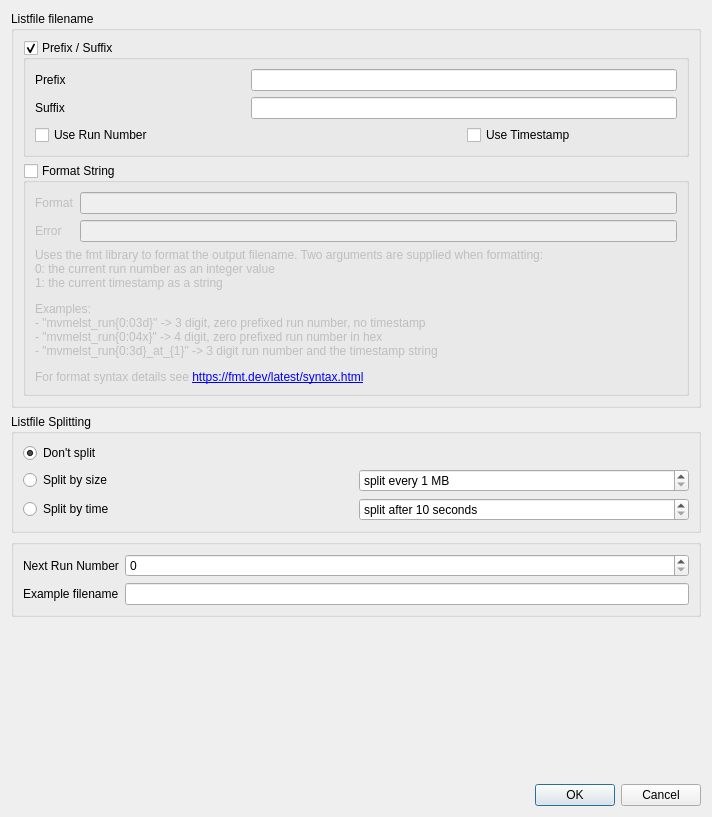
<?xml version="1.0" encoding="UTF-8"?>
<ui version="4.0">
 <class>DaqRunSettingsDialog</class>
 <widget class="QDialog" name="DaqRunSettingsDialog">
  <property name="geometry">
   <rect>
    <x>0</x>
    <y>0</y>
    <width>712</width>
    <height>817</height>
   </rect>
  </property>
  <property name="minimumSize">
   <size>
    <width>600</width>
    <height>0</height>
   </size>
  </property>
  <property name="windowTitle">
   <string>Dialog</string>
  </property>
  <layout class="QVBoxLayout" name="verticalLayout_2" stretch="0,0,0,1,0">
   <item>
    <widget class="QGroupBox" name="groupBox_4">
     <property name="title">
      <string>Listfile filename</string>
     </property>
     <layout class="QVBoxLayout" name="verticalLayout">
      <item>
       <widget class="QGroupBox" name="gb_prefixSuffix">
        <property name="title">
         <string>Prefix / Suffix</string>
        </property>
        <property name="checkable">
         <bool>true</bool>
        </property>
        <layout class="QGridLayout" name="gridLayout_2">
         <item row="0" column="0">
          <widget class="QLabel" name="label">
           <property name="text">
            <string>Prefix</string>
           </property>
          </widget>
         </item>
         <item row="2" column="0" colspan="2">
          <widget class="QCheckBox" name="cb_useRunNumber">
           <property name="text">
            <string>Use Run Number</string>
           </property>
          </widget>
         </item>
         <item row="1" column="0">
          <widget class="QLabel" name="label_2">
           <property name="text">
            <string>Suffix</string>
           </property>
          </widget>
         </item>
         <item row="2" column="2">
          <widget class="QCheckBox" name="cb_useTimestamp">
           <property name="text">
            <string>Use Timestamp</string>
           </property>
          </widget>
         </item>
         <item row="0" column="1" colspan="2">
          <widget class="QLineEdit" name="le_prefix"/>
         </item>
         <item row="1" column="1" colspan="2">
          <widget class="QLineEdit" name="le_suffix"/>
         </item>
        </layout>
       </widget>
      </item>
      <item>
       <widget class="QGroupBox" name="gb_formatString">
        <property name="title">
         <string>Format String</string>
        </property>
        <property name="checkable">
         <bool>true</bool>
        </property>
        <property name="checked">
         <bool>false</bool>
        </property>
        <layout class="QFormLayout" name="formLayout_3">
         <item row="0" column="0">
          <widget class="QLabel" name="label_4">
           <property name="text">
            <string>Format</string>
           </property>
          </widget>
         </item>
         <item row="0" column="1">
          <widget class="QLineEdit" name="le_formatString"/>
         </item>
         <item row="1" column="0">
          <widget class="QLabel" name="label_5">
           <property name="text">
            <string>Error</string>
           </property>
          </widget>
         </item>
         <item row="1" column="1">
          <widget class="QLineEdit" name="le_formatError">
           <property name="palette">
            <palette>
             <active>
              <colorrole role="Text">
               <brush brushstyle="SolidPattern">
                <color alpha="255">
                 <red>237</red>
                 <green>51</green>
                 <blue>59</blue>
                </color>
               </brush>
              </colorrole>
              <colorrole role="PlaceholderText">
               <brush brushstyle="SolidPattern">
                <color alpha="128">
                 <red>237</red>
                 <green>51</green>
                 <blue>59</blue>
                </color>
               </brush>
              </colorrole>
             </active>
             <inactive>
              <colorrole role="Text">
               <brush brushstyle="SolidPattern">
                <color alpha="255">
                 <red>237</red>
                 <green>51</green>
                 <blue>59</blue>
                </color>
               </brush>
              </colorrole>
              <colorrole role="PlaceholderText">
               <brush brushstyle="SolidPattern">
                <color alpha="128">
                 <red>237</red>
                 <green>51</green>
                 <blue>59</blue>
                </color>
               </brush>
              </colorrole>
             </inactive>
             <disabled>
              <colorrole role="Text">
               <brush brushstyle="SolidPattern">
                <color alpha="255">
                 <red>190</red>
                 <green>190</green>
                 <blue>190</blue>
                </color>
               </brush>
              </colorrole>
              <colorrole role="PlaceholderText">
               <brush brushstyle="SolidPattern">
                <color alpha="128">
                 <red>0</red>
                 <green>0</green>
                 <blue>0</blue>
                </color>
               </brush>
              </colorrole>
             </disabled>
            </palette>
           </property>
           <property name="readOnly">
            <bool>true</bool>
           </property>
          </widget>
         </item>
         <item row="2" column="0" colspan="2">
          <widget class="QLabel" name="label_3">
           <property name="text">
            <string>&lt;html&gt;&lt;head/&gt;&lt;body&gt;&lt;p&gt;Uses the fmt library to format the output filename. Two arguments are supplied when formatting:&lt;br/&gt;0: the current run number as an integer value&lt;br/&gt;1: the current timestamp as a string &lt;/p&gt;&lt;p&gt;Examples:&lt;br/&gt;- &amp;quot;mvmelst_run{0:03d}&amp;quot; -&amp;gt; 3 digit, zero prefixed run number, no timestamp&lt;br/&gt;- &amp;quot;mvmelst_run{0:04x}&amp;quot; -&amp;gt; 4 digit, zero prefixed run number in hex&lt;br/&gt;- &amp;quot;mvmelst_run{0:3d}_at_{1}&amp;quot; -&amp;gt; 3 digit run number and the timestamp string&lt;/p&gt;&lt;p&gt;For format syntax details see &lt;a href=&quot;https://fmt.dev/latest/syntax.html&quot;&gt;&lt;span style=&quot; text-decoration: underline; color:#0000ff;&quot;&gt;https://fmt.dev/latest/syntax.html&lt;/span&gt;&lt;/a&gt;&lt;/p&gt;&lt;/body&gt;&lt;/html&gt;</string>
           </property>
           <property name="textFormat">
            <enum>Qt::RichText</enum>
           </property>
           <property name="wordWrap">
            <bool>true</bool>
           </property>
           <property name="openExternalLinks">
            <bool>true</bool>
           </property>
           <property name="textInteractionFlags">
            <set>Qt::LinksAccessibleByMouse|Qt::TextSelectableByMouse</set>
           </property>
          </widget>
         </item>
        </layout>
       </widget>
      </item>
     </layout>
    </widget>
   </item>
   <item>
    <widget class="QGroupBox" name="gb_splitting">
     <property name="title">
      <string>Listfile Splitting</string>
     </property>
     <layout class="QGridLayout" name="gridLayout">
      <item row="0" column="0">
       <widget class="QRadioButton" name="rb_dontSplit">
        <property name="text">
         <string>Don't split</string>
        </property>
        <property name="checked">
         <bool>true</bool>
        </property>
       </widget>
      </item>
      <item row="1" column="0">
       <widget class="QRadioButton" name="rb_splitBySize">
        <property name="text">
         <string>Split by size</string>
        </property>
       </widget>
      </item>
      <item row="1" column="1">
       <widget class="QSpinBox" name="spin_splitSize">
        <property name="suffix">
         <string> MB</string>
        </property>
        <property name="prefix">
         <string>split every </string>
        </property>
        <property name="minimum">
         <number>1</number>
        </property>
        <property name="maximum">
         <number>999999999</number>
        </property>
       </widget>
      </item>
      <item row="2" column="0">
       <widget class="QRadioButton" name="rb_splitByTime">
        <property name="text">
         <string>Split by time</string>
        </property>
       </widget>
      </item>
      <item row="2" column="1">
       <widget class="QSpinBox" name="spin_splitTime">
        <property name="suffix">
         <string> seconds</string>
        </property>
        <property name="prefix">
         <string>split after </string>
        </property>
        <property name="minimum">
         <number>10</number>
        </property>
        <property name="maximum">
         <number>999999999</number>
        </property>
       </widget>
      </item>
     </layout>
    </widget>
   </item>
   <item>
    <widget class="QGroupBox" name="groupBox_5">
     <property name="title">
      <string/>
     </property>
     <layout class="QFormLayout" name="formLayout_4">
      <item row="0" column="0">
       <widget class="QLabel" name="label_7">
        <property name="text">
         <string>Next Run Number</string>
        </property>
       </widget>
      </item>
      <item row="0" column="1">
       <widget class="QSpinBox" name="spin_runNumber">
        <property name="maximum">
         <number>999999999</number>
        </property>
       </widget>
      </item>
      <item row="1" column="0">
       <widget class="QLabel" name="label_6">
        <property name="text">
         <string>Example filename</string>
        </property>
       </widget>
      </item>
      <item row="1" column="1">
       <widget class="QLineEdit" name="le_exampleName">
        <property name="readOnly">
         <bool>true</bool>
        </property>
       </widget>
      </item>
     </layout>
    </widget>
   </item>
   <item>
    <spacer name="verticalSpacer">
     <property name="orientation">
      <enum>Qt::Vertical</enum>
     </property>
     <property name="sizeHint" stdset="0">
      <size>
       <width>20</width>
       <height>40</height>
      </size>
     </property>
    </spacer>
   </item>
   <item>
    <widget class="QDialogButtonBox" name="bb">
     <property name="orientation">
      <enum>Qt::Horizontal</enum>
     </property>
     <property name="standardButtons">
      <set>QDialogButtonBox::Cancel|QDialogButtonBox::Ok</set>
     </property>
    </widget>
   </item>
  </layout>
 </widget>
 <resources/>
 <connections>
  <connection>
   <sender>bb</sender>
   <signal>accepted()</signal>
   <receiver>DaqRunSettingsDialog</receiver>
   <slot>accept()</slot>
   <hints>
    <hint type="sourcelabel">
     <x>248</x>
     <y>254</y>
    </hint>
    <hint type="destinationlabel">
     <x>157</x>
     <y>274</y>
    </hint>
   </hints>
  </connection>
  <connection>
   <sender>bb</sender>
   <signal>rejected()</signal>
   <receiver>DaqRunSettingsDialog</receiver>
   <slot>reject()</slot>
   <hints>
    <hint type="sourcelabel">
     <x>316</x>
     <y>260</y>
    </hint>
    <hint type="destinationlabel">
     <x>286</x>
     <y>274</y>
    </hint>
   </hints>
  </connection>
 </connections>
</ui>
